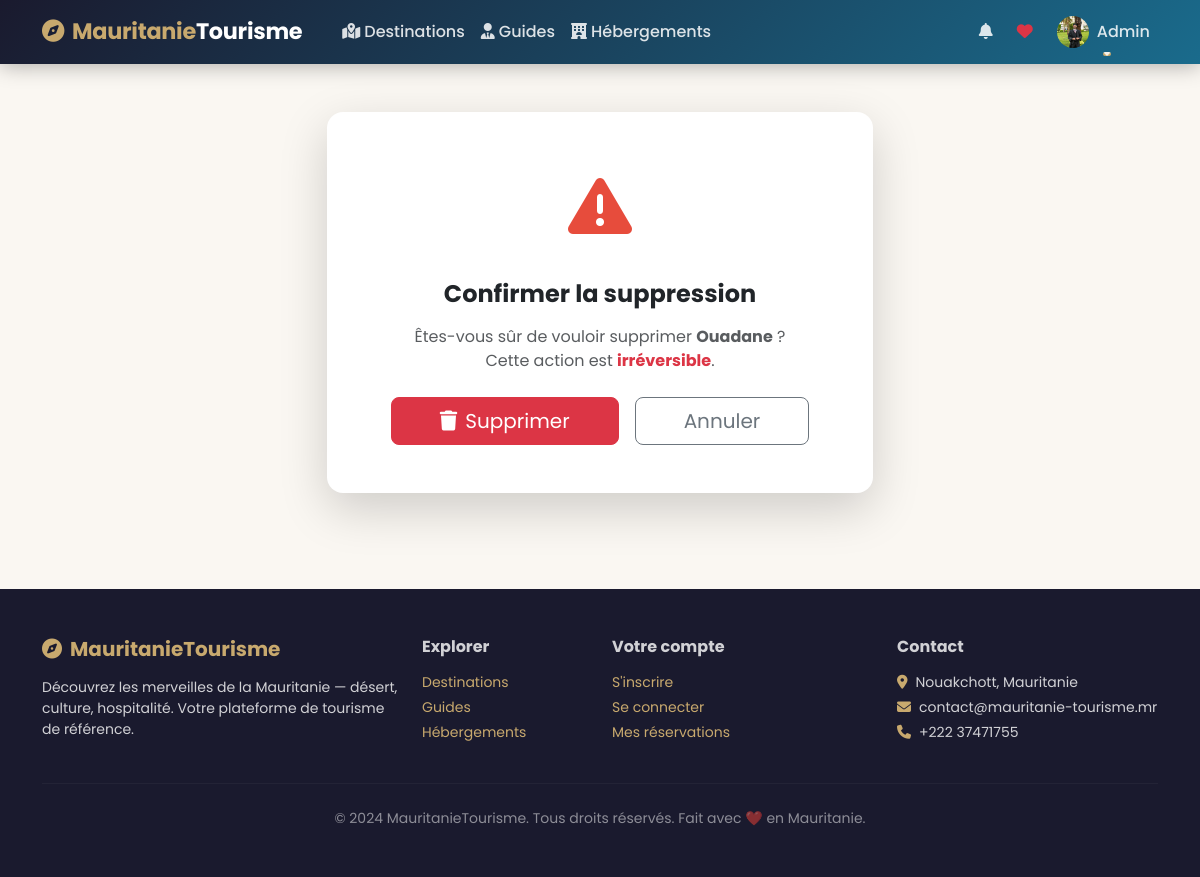
Page /administration/destinations/2/supprimer/ (signed in) on the committed database.
### main/models.py (models this page shows, shortened)
class Utilisateur(AbstractUser):
    ROLES = [
        ('visiteur', 'Visiteur'),
        ('utilisateur', 'Utilisateur'),
        ('admin', 'Administrateur'),
    ]
    role = models.CharField(max_length=20, choices=ROLES, default='visiteur')
    telephone = models.CharField(max_length=20, blank=True, null=True)
    adresse = models.CharField(max_length=255, blank=True, null=True)
    pays = models.CharField(max_length=100, blank=True, null=True)
    photo_profil = models.ImageField(upload_to='profils/', blank=True, null=True)
    date_inscription = models.DateTimeField(auto_now_add=True)
    est_actif = models.BooleanField(default=True)
    class Meta:
        db_table = 'UTILISATEUR'
        verbose_name = 'Utilisateur'
        verbose_name_plural = 'Utilisateurs'

class Destination(models.Model):
    nom = models.CharField(max_length=200)
    description = models.TextField()
    region = models.ForeignKey(Region, on_delete=models.SET_NULL, null=True, related_name='destinations')
    latitude = models.DecimalField(max_digits=10, decimal_places=7, null=True, blank=True)
    longitude = models.DecimalField(max_digits=10, decimal_places=7, null=True, blank=True)
    image_principale = models.ImageField(upload_to='destinations/', blank=True, null=True)
    video_url = models.URLField(blank=True, null=True, help_text="URL YouTube ou autre")
    prix_entree = models.DecimalField(max_digits=10, decimal_places=2, default=0)
    est_active = models.BooleanField(default=True)
    date_creation = models.DateTimeField(auto_now_add=True)
    note_moyenne = models.DecimalField(max_digits=3, decimal_places=2, default=0)
    nb_commentaires = models.IntegerField(default=0)
    class Meta:
        db_table = 'DESTINATION'
        verbose_name = 'Destination'
        verbose_name_plural = 'Destinations'
    def __str__(self):
        return self.nom

### main/views.py (the view)
    def wrapper(request, *args, **kwargs):
        if not request.user.is_authenticated or request.user.role != 'admin':
            messages.error(request, 'Accès réservé aux administrateurs.')
            return redirect('connexion')
        return view_func(request, *args, **kwargs)

### main/views.py (called while the page is built)
def admin_required(view_func):
    def wrapper(request, *args, **kwargs):
        if not request.user.is_authenticated or request.user.role != 'admin':
            messages.error(request, 'Accès réservé aux administrateurs.')
            return redirect('connexion')
        return view_func(request, *args, **kwargs)
    return wrapper

@admin_required
def admin_supprimer_destination(request, pk):
    destination = get_object_or_404(Destination, pk=pk)
    if request.method == 'POST':
        destination.delete()
        messages.success(request, 'Destination supprimée.')
        return redirect('admin_destinations')
    return render(request, 'admin_panel/confirmer_suppression.html', {'obj': destination, 'type': 'destination'})

### templates/admin_panel/confirmer_suppression.html (shortened to what this page needs)
{% extends 'base.html' %}
{% block content %}
<div class="container py-5">
    <div class="row justify-content-center">
        <div class="col-md-6">
            <div class="card border-0 rounded-4 shadow-lg text-center">
                <div class="card-body p-5">
                    <div class="mb-4" style="font-size:4rem;color:#e74c3c">
                        <i class="fas fa-exclamation-triangle"></i>
                    </div>
                    <h4 class="fw-bold mb-3">Confirmer la suppression</h4>
                    <p class="text-muted mb-4">
                        Êtes-vous sûr de vouloir supprimer <strong>{{ obj }}</strong> ?<br>
                        Cette action est <span class="text-danger fw-bold">irréversible</span>.
                    </p>
                    <form method="post" class="d-flex gap-3 justify-content-center">
                        <button type="submit" class="btn btn-danger btn-lg px-5">
                            <i class="fas fa-trash me-2"></i>Supprimer
                        </button>
                        <a href="{% url 'admin_destinations' %}" class="btn btn-outline-secondary btn-lg px-5">
                            Annuler
                        </a>
                    </form>
                </div>
            </div>
        </div>
    </div>
</div>
{% endblock %}

### templates/base.html (shortened to what this page needs)
<!DOCTYPE html>
<html lang="fr">
<head>
    <link href="https://cdn.jsdelivr.net/npm/bootstrap@5.3.0/dist/css/bootstrap.min.css" rel="stylesheet">
    <link href="https://cdnjs.cloudflare.com/ajax/libs/font-awesome/6.4.0/css/all.min.css" rel="stylesheet">
    {% load static %}
    <link rel="stylesheet" href="{% static 'css/style.css' %}">
</head>
<body>
<nav class="navbar navbar-expand-lg sticky-top">
    <div class="container">
        <a class="navbar-brand" href="{% url 'accueil' %}">
            <i class="fas fa-compass me-2"></i>Mauritanie<span>Tourisme</span>
        </a>
        <div class="collapse navbar-collapse" id="navMenu">
            <ul class="navbar-nav me-auto mb-2 mb-lg-0 ms-3">
                <li class="nav-item"><a class="nav-link" href="{% url 'destinations' %}"><i class="fas fa-map-marked-alt me-1"></i>Destinations</a></li>
                <li class="nav-item"><a class="nav-link" href="{% url 'guides' %}"><i class="fas fa-user-tie me-1"></i>Guides</a></li>
                <li class="nav-item"><a class="nav-link" href="{% url 'hebergements' %}"><i class="fas fa-hotel me-1"></i>Hébergements</a></li>
            </ul>
            <ul class="navbar-nav ms-auto align-items-center">
                {% if user.is_authenticated %}
                    <li class="nav-item me-2 position-relative">
                        <a class="nav-link" href="#" onclick="marquerLu()">
                            <i class="fas fa-bell"></i>
                        </a>
                    </li>
                    <li class="nav-item me-2">
                        <a class="nav-link" href="{% url 'mes_favoris' %}"><i class="fas fa-heart text-danger"></i></a>
                    </li>
                    <li class="nav-item dropdown">
                        <a class="nav-link dropdown-toggle d-flex align-items-center" href="#" data-bs-toggle="dropdown">
                            {% if user.photo_profil %}
                                <img src="{{ user.photo_profil.url }}" width="32" height="32" class="rounded-circle me-2" style="object-fit:cover">
                            {% else %}
                                <div class="bg-warning rounded-circle me-2 d-flex align-items-center justify-content-center" style="width:32px;height:32px;font-size:.8rem;font-weight:700">{{ user.username|first|upper }}</div>
                            {% endif %}
                            {{ user.first_name|default:user.username }}
                        </a>
                    </li>
                {% endif %}
            </ul>
        </div>
    </div>
</nav>
{% block content %}{% endblock %}
<footer class="py-5 mt-5">
    <div class="container">
        <div class="row g-4">
            <div class="col-md-4">
                <h5 class="fw-bold mb-3" style="color:var(--sable)"><i class="fas fa-compass me-2"></i>MauritanieTourisme</h5>
                <p class="small">Découvrez les merveilles de la Mauritanie — désert, culture, hospitalité. Votre plateforme de tourisme de référence.</p>
            </div>
            <div class="col-md-2">
                <h6 class="fw-bold mb-3">Explorer</h6>
                <ul class="list-unstyled small">
                    <li class="mb-1"><a href="{% url 'destinations' %}">Destinations</a></li>
                    <li class="mb-1"><a href="{% url 'guides' %}">Guides</a></li>
                    <li class="mb-1"><a href="{% url 'hebergements' %}">Hébergements</a></li>
                </ul>
            </div>
            <div class="col-md-3">
                <h6 class="fw-bold mb-3">Votre compte</h6>
                <ul class="list-unstyled small">
                    <li class="mb-1"><a href="{% url 'inscription' %}">S'inscrire</a></li>
                    <li class="mb-1"><a href="{% url 'connexion' %}">Se connecter</a></li>
                    {% if user.is_authenticated %}
                    <li class="mb-1"><a href="{% url 'mes_reservations' %}">Mes réservations</a></li>
                    {% endif %}
                </ul>
            </div>
            <div class="col-md-3">
                <h6 class="fw-bold mb-3">Contact</h6>
                <ul class="list-unstyled small">
                    <li class="mb-1"><i class="fas fa-map-marker-alt me-2" style="color:var(--sable)"></i>Nouakchott, Mauritanie</li>
                    <li class="mb-1"><i class="fas fa-envelope me-2" style="color:var(--sable)"></i>contact@mauritanie-tourisme.mr</li>
                    <li class="mb-1"><i class="fas fa-phone me-2" style="color:var(--sable)"></i>+222 37471755</li>
                </ul>
            </div>
        </div>
        <hr style="border-color:rgba(255,255,255,.15)" class="my-4">
        <div class="text-center small" style="color:rgba(255,255,255,.5)">
            © 2024 MauritanieTourisme. Tous droits réservés. Fait avec ❤️ en Mauritanie.
        </div>
    </div>
</footer>
</body>
</html>

### static/css/style.css (style rules this page uses)
:root { --sable: #C8A96E; --desert: #D4874E; --ocean: #1A6B8C; --vert: #2D7D46; --nuit: #1A1A2E; --creme: #FAF7F2; }
body { font-family: 'Poppins', sans-serif; background-color: var(--creme); color: #2d2d2d; }
h1, h2, h3, h4, h5, h6 { font-weight: 700; }
.navbar { background: linear-gradient(135deg, var(--nuit) 0%, #16213e 100%); box-shadow: 0 2px 20px rgba(0,0,0,.3); transition: padding .3s; }
.navbar-brand { font-weight: 800; font-size: 1.4rem; color: var(--sable) !important; letter-spacing: -.3px; }
.navbar-brand span { color: #fff; }
.nav-link { color: rgba(255,255,255,.82) !important; font-weight: 500; transition: color .25s; position: relative; }
.nav-link::after { content: ''; position: absolute; bottom: 0; left: 50%; transform: translateX(-50%); width: 0; height: 2px; background: var(--sable); transition: width .3s; border-radius: 2px; }
footer { background: linear-gradient(180deg, var(--nuit) 0%, #0d0d1a 100%); color: rgba(255,255,255,.75); }
footer a { color: var(--sable); text-decoration: none; transition: color .2s; }

### templates/base.html (style rules this page uses)
:root { --sable: #C8A96E; --desert: #D4874E; --ocean: #1A6B8C; --vert: #2D7D46; --nuit: #1A1A2E; --creme: #FAF7F2; }
* { font-family: 'Poppins', sans-serif; }
body { background: var(--creme); color: #2d2d2d; }
.navbar { background: linear-gradient(135deg, var(--nuit) 0%, var(--ocean) 100%); box-shadow: 0 2px 20px rgba(0,0,0,.3); }
.navbar-brand { font-weight: 700; font-size: 1.4rem; color: var(--sable) !important; }
.navbar-brand span { color: #fff; }
.nav-link { color: rgba(255,255,255,.85) !important; font-weight: 500; transition: .3s; }
footer { background: var(--nuit); color:rgba(255,255,255,.8); }
footer a { color: var(--sable); text-decoration:none; }

### rows in the picture
Utilisateur: photo_profil (picture), first_name "Admin"
Destination: nom "Ouadane"
